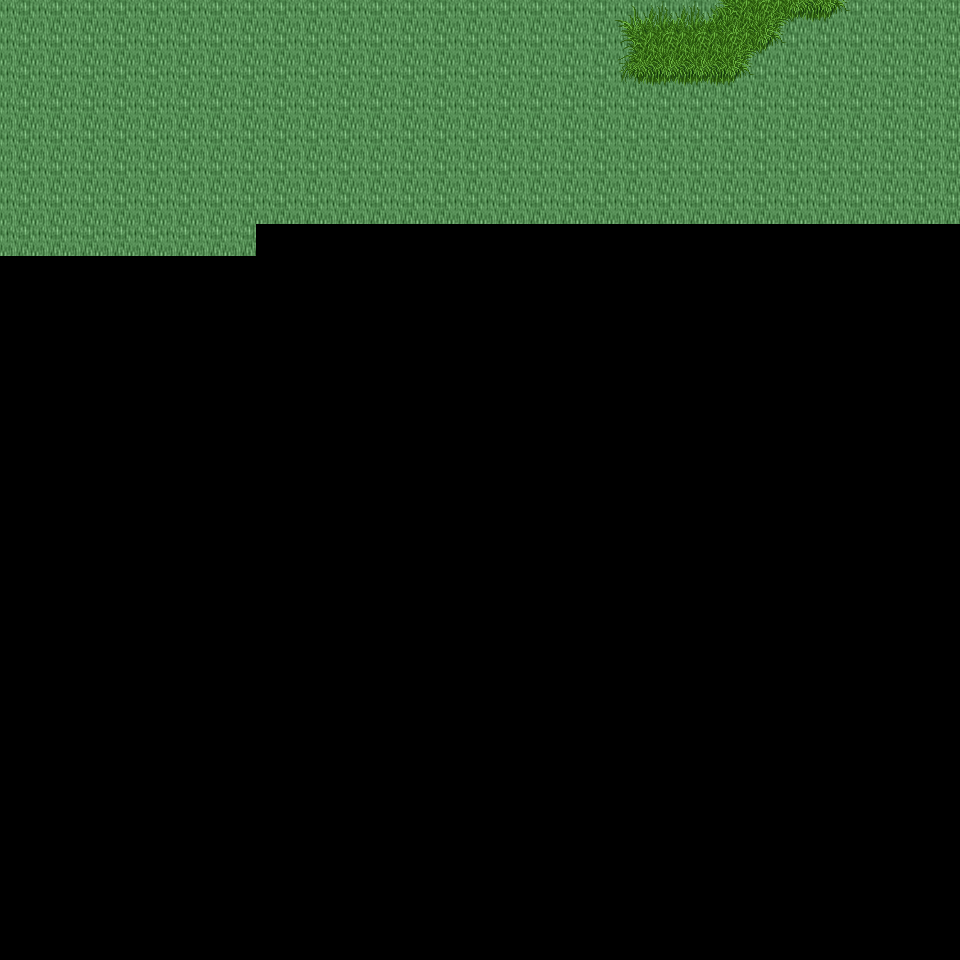

The image is a tile-based game level rendered from a .tmx file. Its description and source (layers, tilesets, objects; grid data summarised) follow:
An orthogonal 30x30 tile map with 32x32 px tiles, 6 tile layers (Ground, Object, Object2, Above, ...), 24 tilesets and 2 objects (2x mapExit).

<map version="1.0" orientation="orthogonal" renderorder="right-down" width="30" height="30" tilewidth="32" tileheight="32" nextobjectid="3">
  <tileset firstgid="1" name="tileset_logic_collision" tilewidth="32" tileheight="32" tilecount="1" columns="1">
    <image source="../drawable/tileset_logic_collision.png" width="32" height="32" />
  </tileset>
  <tileset firstgid="2" name="tileset_ground_ground" tilewidth="32" tileheight="32" tilecount="33" columns="3">
    <image source="../drawable/tileset_ground_ground.png" width="96" height="352" />
  </tileset>
  <tileset firstgid="35" name="tileset_terrain_grassland" tilewidth="32" tileheight="32" tilecount="88" columns="8">
    <image source="../drawable/tileset_terrain_grassland.png" width="256" height="352" />
  </tileset>
  <tileset firstgid="123" name="tileset_ground_grass_corners" tilewidth="32" tileheight="32" tilecount="24" columns="6">
    <image source="../drawable/tileset_ground_grass_corners.png" width="192" height="128" />
  </tileset>
  <tileset firstgid="147" name="tileset_ground_grass_edges" tilewidth="32" tileheight="32" tilecount="36" columns="12">
    <image source="../drawable/tileset_ground_grass_edges.png" width="384" height="96" />
  </tileset>
  <tileset firstgid="183" name="tileset_ground_grass_2" tilewidth="32" tileheight="32" tilecount="21" columns="3">
    <image source="../drawable/tileset_ground_grass_2.png" width="96" height="224" />
  </tileset>
  <tileset firstgid="204" name="tileset_plant_tree_tree_darkgreen" tilewidth="32" tileheight="32" tilecount="88" columns="8">
    <image source="../drawable/tileset_plant_tree_tree_darkgreen.png" width="256" height="352" />
  </tileset>
  <tileset firstgid="292" name="tileset_plant_tree_pine_tree" tilewidth="32" tileheight="32" tilecount="20" columns="4">
    <image source="../drawable/tileset_plant_tree_pine_tree.png" width="128" height="160" />
  </tileset>
  <tileset firstgid="312" name="tileset_plant_tree_pine_tree_1" tilewidth="32" tileheight="32" tilecount="20" columns="4">
    <image source="../drawable/tileset_plant_tree_pine_tree_1.png" width="128" height="160" />
  </tileset>
  <tileset firstgid="332" name="tileset_plant_tree_evergreen" tilewidth="32" tileheight="32" tilecount="36" columns="3">
    <image source="../drawable/tileset_plant_tree_evergreen.png" width="96" height="384" />
  </tileset>
  <tileset firstgid="368" name="tileset_plant_tree_fall_trees" tilewidth="32" tileheight="32" tilecount="40" columns="8">
    <image source="../drawable/tileset_plant_tree_fall_trees.png" width="256" height="160" />
  </tileset>
  <tileset firstgid="408" name="tileset_plant_flower_daisy_blue" tilewidth="32" tileheight="32" tilecount="8" columns="2">
    <image source="../drawable/tileset_plant_flower_daisy_blue.png" width="64" height="128" />
  </tileset>
  <tileset firstgid="416" name="tileset_plant_flower_daisy_red" tilewidth="32" tileheight="32" tilecount="8" columns="2">
    <image source="../drawable/tileset_plant_flower_daisy_red.png" width="64" height="128" />
  </tileset>
  <tileset firstgid="424" name="tileset_plant_flower_daisy_white" tilewidth="32" tileheight="32" tilecount="8" columns="2">
    <image source="../drawable/tileset_plant_flower_daisy_white.png" width="64" height="128" />
  </tileset>
  <tileset firstgid="432" name="tileset_plant_flower_daisy_yellow" tilewidth="32" tileheight="32" tilecount="8" columns="2">
    <image source="../drawable/tileset_plant_flower_daisy_yellow.png" width="64" height="128" />
  </tileset>
  <tileset firstgid="440" name="tileset_plant_leaves" tilewidth="32" tileheight="32" tilecount="8" columns="4">
    <image source="../drawable/tileset_plant_leaves.png" width="128" height="64" />
  </tileset>
  <tileset firstgid="448" name="tileset_logic_creature_animal" tilewidth="32" tileheight="32" tilecount="32" columns="8">
    <image source="../drawable/tileset_logic_creature_animal.png" width="256" height="128" />
  </tileset>
  <tileset firstgid="480" name="tileset_plant_flower_red_blue_clusters" tilewidth="32" tileheight="32" tilecount="4" columns="1">
    <image source="../drawable/tileset_plant_flower_red_blue_clusters.png" width="32" height="128" />
  </tileset>
  <tileset firstgid="484" name="tileset_ground_tall_grass" tilewidth="32" tileheight="32" tilecount="15" columns="5">
    <image source="../drawable/tileset_ground_tall_grass.png" width="160" height="96" />
  </tileset>
  <tileset firstgid="499" name="tileset_logic_creature_reptile" tilewidth="32" tileheight="32" tilecount="7" columns="7">
    <image source="../drawable/tileset_logic_creature_reptile.png" width="224" height="32" />
  </tileset>
  <tileset firstgid="506" name="tileset_logic_creature_fowl" tilewidth="32" tileheight="32" tilecount="6" columns="6">
    <image source="../drawable/tileset_logic_creature_fowl.png" width="192" height="32" />
  </tileset>
  <tileset firstgid="512" name="tileset_plant_bush_berried" tilewidth="32" tileheight="32" tilecount="60" columns="5">
    <image source="../drawable/tileset_plant_bush_berried.png" width="160" height="384" />
  </tileset>
  <tileset firstgid="572" name="tileset_plant_bushes_and_trees" tilewidth="32" tileheight="32" tilecount="144" columns="16">
    <image source="../drawable/tileset_plant_bushes_and_trees.png" width="512" height="289" />
  </tileset>
  <tileset firstgid="716" name="tileset_plant_bush_leafy" tilewidth="32" tileheight="32" tilecount="48" columns="8">
    <image source="../drawable/tileset_plant_bush_leafy.png" width="256" height="192" />
  </tileset>
  <layer name="Ground" width="30" height="30">
    <data>[900 cells, 218 non-empty, 1 distinct tile ids]</data>
  </layer>
  <layer name="Object" width="30" height="30">
    <data>[900 cells, 0 non-empty, 0 distinct tile ids]</data>
  </layer>
  <layer name="Object2" width="30" height="30">
    <data>[900 cells, 19 non-empty, 9 distinct tile ids]</data>
  </layer>
  <layer name="Above" width="30" height="30">
    <data>[900 cells, 0 non-empty, 0 distinct tile ids]</data>
  </layer>
  <layer name="Above2" width="30" height="30">
    <data>[900 cells, 0 non-empty, 0 distinct tile ids]</data>
  </layer>
  <layer name="Walkable" width="30" height="30">
    <data>[900 cells, 0 non-empty, 0 distinct tile ids]</data>
  </layer>
  <objectgroup name="MapEvents">
    <object id="1" name="north" type="mapExit" x="0" y="0" width="960" height="32">
      <properties>
        <property name="map" value="level_0_x38_y11" />
        <property name="x" value="0" />
        <property name="y" value="28" />
      </properties>
    </object>
    <object id="2" name="west" type="mapExit" x="0" y="0" width="32" height="960">
      <properties>
        <property name="map" value="level_0_x37_y12" />
        <property name="x" value="28" />
        <property name="y" value="0" />
      </properties>
    </object>
  </objectgroup>
</map>
